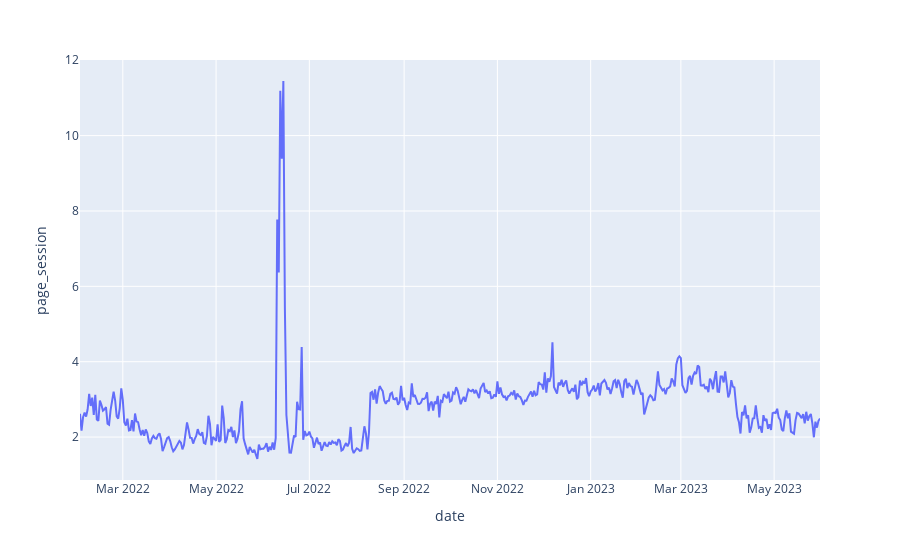

The code cell stored with this chart in its notebook:
### Code cell
# rec_academy graph
rec_academy_graph = px.line(rec_academy, x='date', y='page_session')
rec_academy_graph

### Figure 1 — Plotly figure (JSON) as saved in the notebook; plotly's stock layout.template omitted (floating-point values rounded to 4 significant figures; data arrays with more than 128 entries replaced by an {"elided": "..."} marker saying what was removed)
{"data": [{"hovertemplate": "date=%{x}<br>page_session=%{y}<extra></extra>", "legendgroup": "", "line": {"color": "#636efa", "dash": "solid"}, "marker": {"symbol": "circle"}, "mode": "lines", "name": "", "orientation": "v", "showlegend": false, "type": "scatter", "x": {"elided": "485 str values"}, "xaxis": "x", "y": {"elided": "485 float values"}, "yaxis": "y"}], "layout": {"autosize": true, "legend": {"tracegroupgap": 0}, "margin": {"t": 60}, "xaxis": {"anchor": "y", "autorange": true, "domain": [0, 1], "range": ["2022-02-01", "2023-05-31"], "title": {"text": "date"}, "type": "date"}, "yaxis": {"anchor": "x", "autorange": true, "domain": [0, 1], "range": [0.8604, 12.01], "title": {"text": "page_session"}, "type": "linear"}}}
